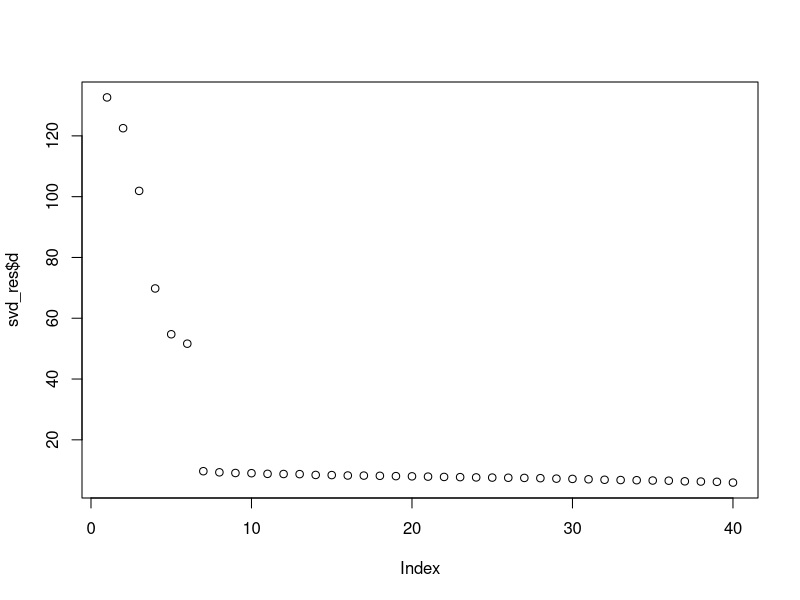
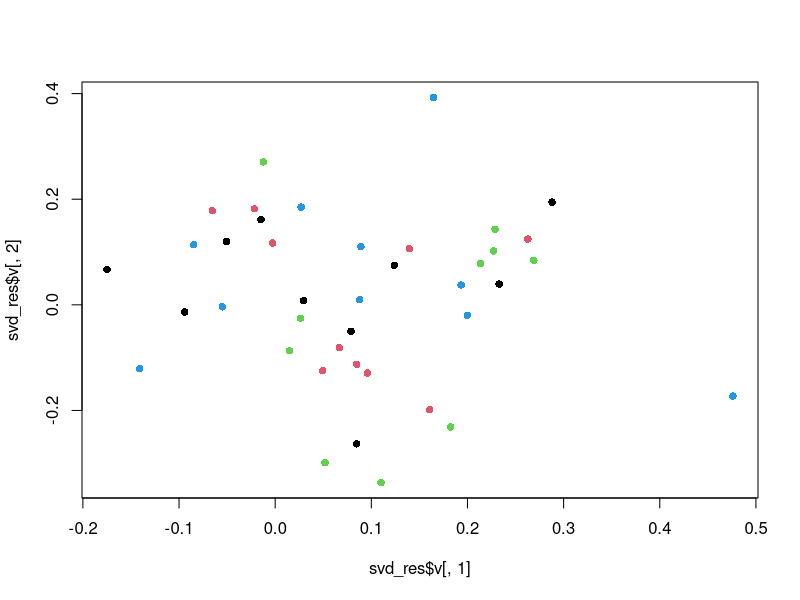
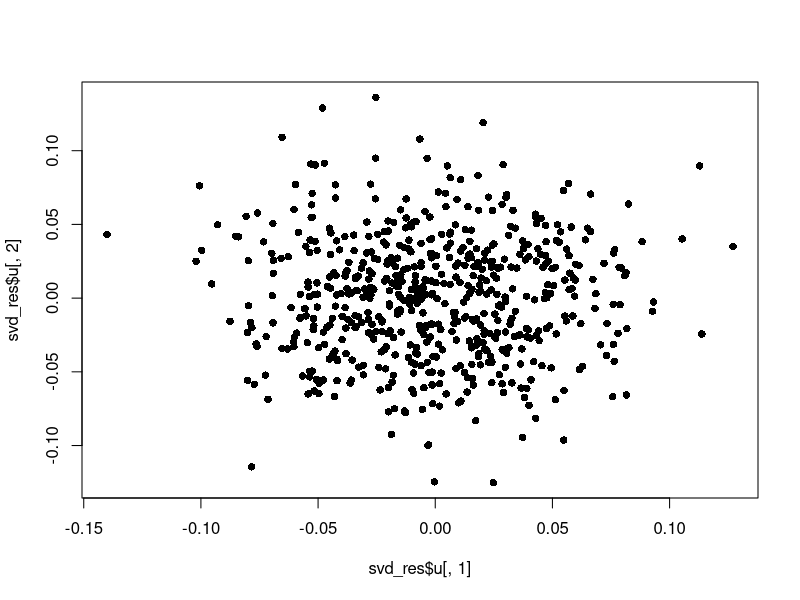
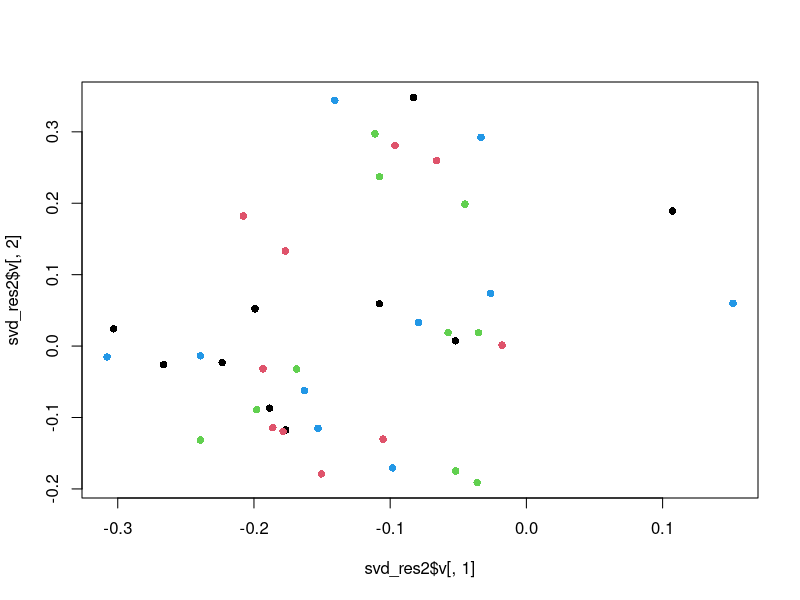
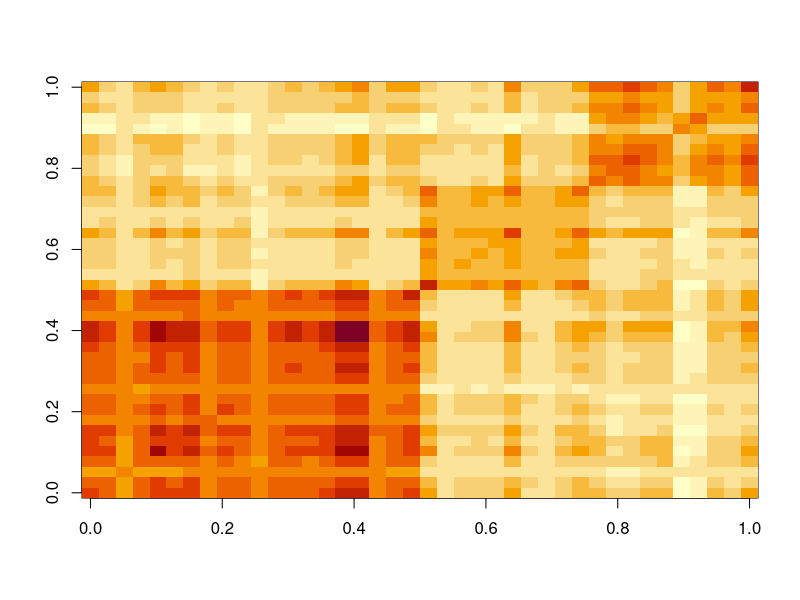
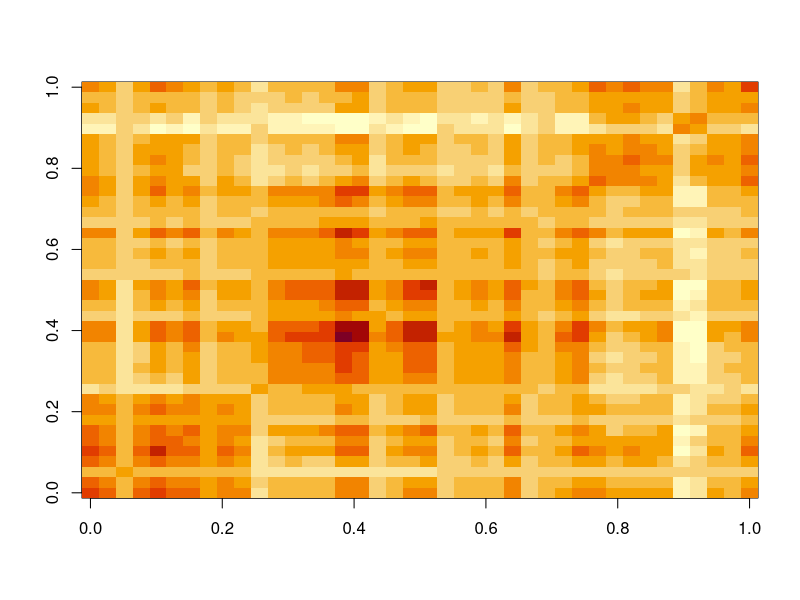
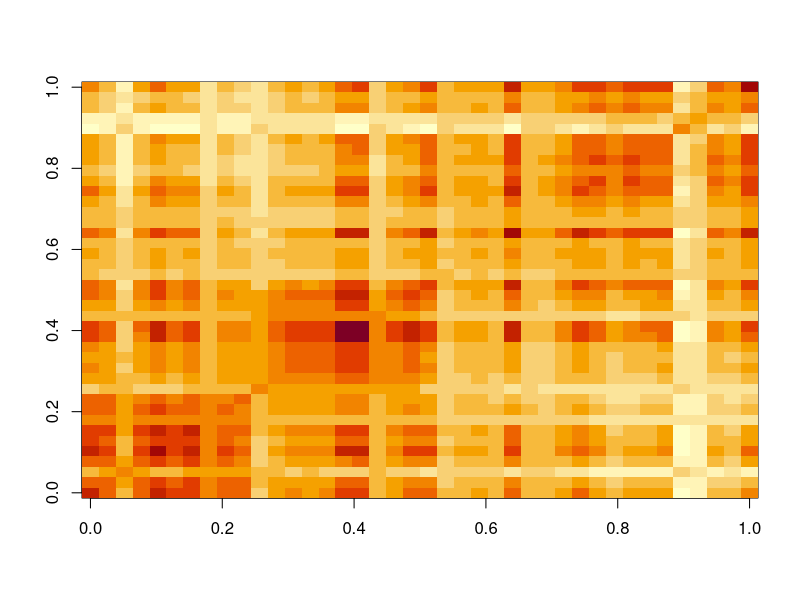
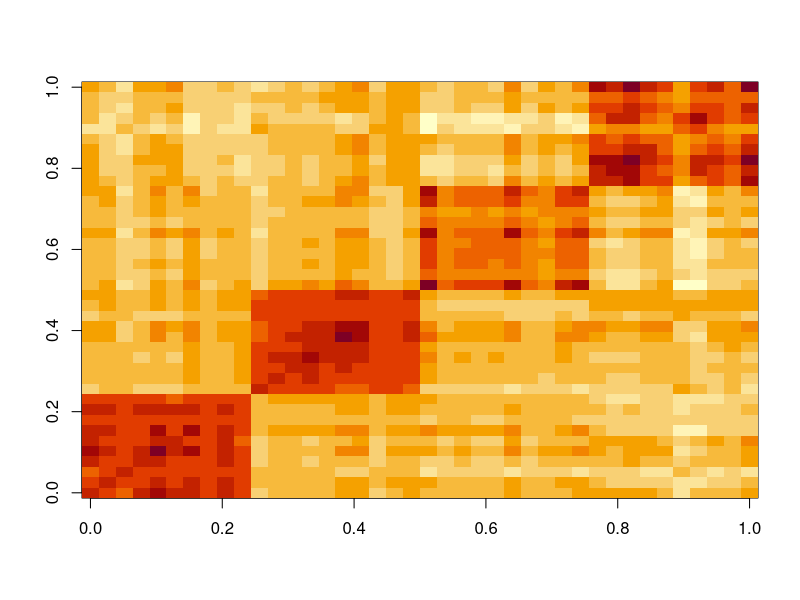

Write the R code that produced these figures, in order.
d <- 40
n <- 600
k <- 4
tol <- 0.1

c_list <- list(4)
c_list[[1]] <- matrix(c(0.9, 0.9, 0.3, 0,     0.9, 0.9, 0.2, 0.1,
                0.3, 0.2, 0.9, 0.2,           0, 0.1, 0.2, 0.9), 4, 4)
c_list[[2]] <- matrix(c(0.9, 0.2, 0.5, 0.4,   0.2, 0.9, 0.9, 0,
                0.5, 0.9, 0.9, 0.2,           0.4, 0, 0.2, 0.9), 4, 4)
c_list[[3]] <- matrix(c(0.9, 0.5, 0.5, 0.1,   0.5, 0.9, 0.5, 0.3,
                0.5, 0.5, 0.9, 0.9,           0.1, 0.3, 0.9, 0.9), 4, 4)
c_list[[4]] <- matrix(c(0.9, 0, 0, 0,         0, 0.9, 0, 0,
                0, 0, 0.9, 0,                 0, 0, 0, 0.9), 4, 4)

assignment_mat <- do.call("rbind", lapply(1:4, function(x){
  mat <- matrix(0, floor(d/k), 4)
  mat[,x] <- 1
  mat
}))

covar_list <- lapply(c_list, function(x){
  mat <- assignment_mat %*% x %*% t(assignment_mat) + diag(rep(0.1, d))
  eig <- eigen(mat)
  eig$values[eig$values < tol] <- tol
  eig$vectors %*% diag(eig$values) %*% t(eig$vectors)
})

set.seed(10)
tmp <- matrix(rnorm(d^2),d,d)
tmp <- tmp + t(tmp)
basis_vec <- eigen(tmp)$vectors[,1:2]

set.seed(10)
covar_assignment <- rep(c(1:k), times = floor(n/k))
dat <- t(sapply(1:length(covar_assignment), function(x){
  mean_vec <- 5*rnorm(1)*basis_vec[,1] + 5*rnorm(1)*basis_vec[,2]
  MASS::mvrnorm(1, mean_vec, covar_list[[covar_assignment[x]]])
}))

################

svd_res <- svd(dat)
plot(svd_res$d)
col_vec <- c(1:4)[covar_assignment]
plot(svd_res$v[,1], svd_res$v[,2], pch = 16, col = col_vec)
plot(svd_res$u[,1], svd_res$u[,2], pch = 16)

#################

dat_demean <- dat - svd_res$u[,1:2] %*% diag(svd_res$d[1:2]) %*% t(svd_res$v[,1:2])
svd_res2 <- svd(dat_demean)
plot(svd_res2$v[,1], svd_res2$v[,2], pch = 16, col = col_vec)
image(cov(dat_demean[which(covar_assignment == 1),]))
image(cov(dat_demean[which(covar_assignment == 2),]))
image(cov(dat_demean[which(covar_assignment == 3),]))
image(cov(dat_demean[which(covar_assignment == 4),]))

###################

dat_unraveled <- t(apply(dat_demean, 1, function(x){
  mat <- x %*% t(x)
  mat[upper.tri(mat, diag = T)]
}))
svd_res3 <- svd(dat_unraveled)

plot(svd_res3$v[,1], svd_res3$v[,2], pch = 16)
